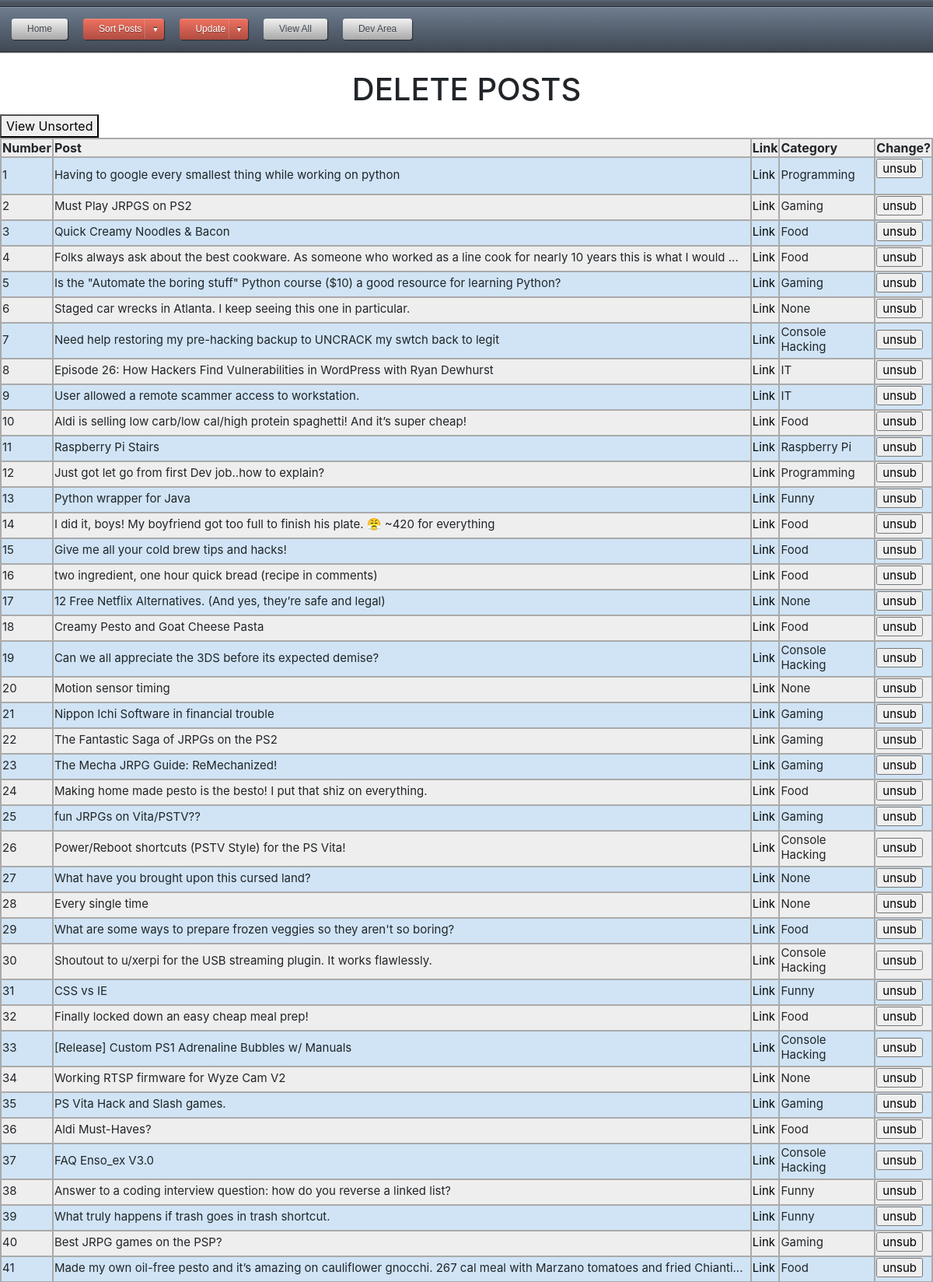
Page /unfavpost (upper part) on the committed database.
### app.py (models this page shows)
class posts(db.Model):
    id = db.Column(db.String, primary_key=True)
    title = db.Column(db.String(80), unique=True, nullable=False)
    link = db.Column(db.String(120), unique=True, nullable=False)
    category = db.Column(db.String(120), unique=True, nullable=False)

### app.py (the view, shortened to what this page needs)
@app.route('/unfavpost', methods=['GET', 'POST'])
def unfavpost():
	db = get_db()
	results = posts_all()
	return render_template("unfavpost.html", results=results)

### app.py (called while the page is built)
def posts_all():
	db = get_db()
	cur = db.execute('select id, title, link, category from posts')
	results = cur.fetchall()
	return results

def connect_db():
	sql = sqlite3.connect('C:\\Users\\MGLafayette\\Desktop\\Projects\\Flask\\data.db')
	sql.row_factory = sqlite3.Row
	return sql

def get_db():
	if not hasattr(g, 'sqlite3'):
		g.sqlite_db = connect_db()
	return g.sqlite_db

### templates/unfavpost.html (shortened to what this page needs)
<html>
<head>
<link rel="stylesheet" type="text/css" href="{{ url_for('static', filename='CSS/style.css') }}">
</head>
<body>
{% include "topnav.html" %}
<h1>DELETE POSTS</h1>
<button type="button"><a href="{{url_for('unfavunsort')}}">View Unsorted</a></button>
<table class="blueTable">
	<tr>
		<th>Number</th>
		<th>Post</th>
		<th>Link</th>
		<th>Category</th>
		<th>Change?</th>
	</tr>
	{% for post in results %}
	<tr>
		<td>{{loop.index}}</td>
		<td>{{post['title']}}</td>
		<td><a href="{{post['link']}}" target='_blank'>Link</a></td>
		<td>{{post['category']}}</td>
		<td>
			<form action="{{url_for('unfavpost')}}" method="Post">
				<input type="submit" name="{{loop.index}}unsub" value="unsub">
		</td>
	</tr>
	{% endfor %}
</table>
<br/>
</body>
</html>

### static/CSS/style.css (style rules this page uses)
table.blueTable { border: 1px solid #1C6EA4; background-color: #EEEEEE; text-align: left; border-collapse: collapse; }
table.blueTable td, table.blueTable th { border: 2px solid #AAAAAA; }
table.blueTable tbody td { font-size: 15px; padding-bottom: 5px; }
table.blueTable tr:nth-child(even) { background: #D0E4F5; }
h1 { text-align:center; }
body { padding-bottom: .1px; }
a:link { color: black; text-decoration: none; }

### rows in the picture
posts: title "Having to google every smallest thing while working on python", category "Programming"
posts: title "Must Play JRPGS on PS2", category "Gaming"
posts: title "Quick Creamy Noodles & Bacon", category "Food"
posts: title "Folks always ask about the best cookware. As someone who worked as a line cook for nearly 10 years this is what I would ...", category "Food"
posts: title "Is the \"Automate the boring stuff\" Python course ($10) a good resource for learning Python?", category "Gaming"
posts: title "Staged car wrecks in Atlanta. I keep seeing this one in particular.", category "None"
posts: title "Need help restoring my pre-hacking backup to UNCRACK my swtch back to legit", category "Console Hacking"
posts: title "Episode 26: How Hackers Find Vulnerabilities in WordPress with Ryan Dewhurst", category "IT"
posts: title "User allowed a remote scammer access to workstation.", category "IT"
posts: title "Aldi is selling low carb/low cal/high protein spaghetti! And it’s super cheap!", category "Food"
posts: title "Raspberry Pi Stairs", category "Raspberry Pi"
posts: title "Just got let go from first Dev job..how to explain?", category "Programming"
posts: title "Python wrapper for Java", category "Funny"
posts: title "I did it, boys! My boyfriend got too full to finish his plate. 😤 ~420 for everything", category "Food"
posts: title "Give me all your cold brew tips and hacks!", category "Food"
posts: title "two ingredient, one hour quick bread (recipe in comments)", category "Food"
posts: title "12 Free Netflix Alternatives. (And yes, they’re safe and legal)", category "None"
posts: title "Creamy Pesto and Goat Cheese Pasta", category "Food"
posts: title "Can we all appreciate the 3DS before its expected demise?", category "Console Hacking"
posts: title "Motion sensor timing", category "None"
posts: title "Nippon Ichi Software in financial trouble", category "Gaming"
posts: title "The Fantastic Saga of JRPGs on the PS2", category "Gaming"
posts: title "The Mecha JRPG Guide: ReMechanized!", category "Gaming"
posts: title "Making home made pesto is the besto! I put that shiz on everything.", category "Food"
posts: title "fun JRPGs on Vita/PSTV??", category "Gaming"
posts: title "Power/Reboot shortcuts (PSTV Style) for the PS Vita!", category "Console Hacking"
posts: title "What have you brought upon this cursed land?", category "None"
posts: title "Every single time", category "None"
posts: title "What are some ways to prepare frozen veggies so they aren't so boring?", category "Food"
posts: title "Shoutout to u/xerpi for the USB streaming plugin. It works flawlessly.", category "Console Hacking"
posts: title "CSS vs IE", category "Funny"
posts: title "Finally locked down an easy cheap meal prep!", category "Food"
posts: title "[Release] Custom PS1 Adrenaline Bubbles w/ Manuals", category "Console Hacking"
posts: title "Working RTSP firmware for Wyze Cam V2", category "None"
posts: title "PS Vita Hack and Slash games.", category "Gaming"
posts: title "Aldi Must-Haves?", category "Food"
posts: title "FAQ Enso_ex V3.0", category "Console Hacking"
posts: title "Answer to a coding interview question: how do you reverse a linked list?", category "Funny"
posts: title "What truly happens if trash goes in trash shortcut.", category "Funny"
posts: title "Best JRPG games on the PSP?", category "Gaming"
posts: title "Made my own oil-free pesto and it’s amazing on cauliflower gnocchi. 267 cal meal with Marzano tomatoes and fried Chianti...", category "Food"
